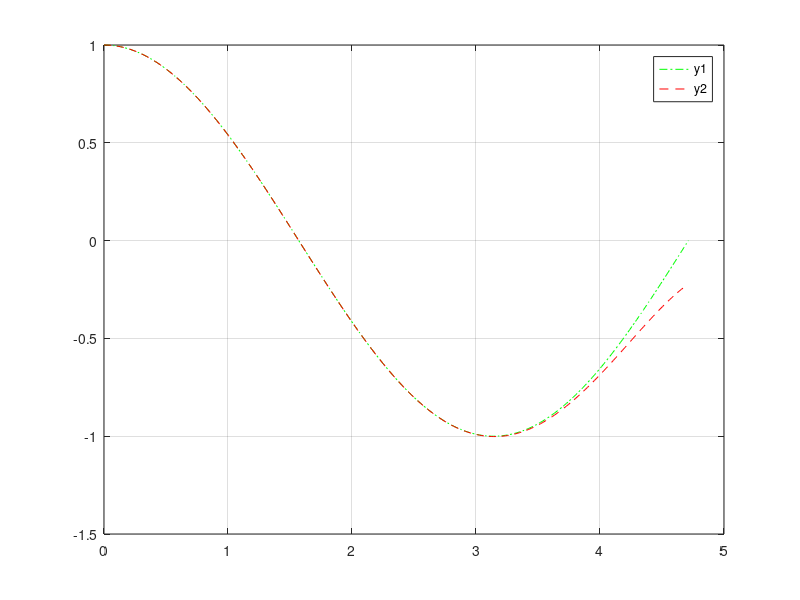

This chart was generated by the following MATLAB code:
clc, clear, clear all
x=linspace(0,(3*pi)/2,250)

y1=cos(x)
y2=1-(x.^2/factorial(2))+(x.^4/factorial(4))-(x.^6/factorial(6))+(x.^8/factorial(8))-(x.^10/factorial(10))

plot(x,y1,'-.g',x,y2,'--r'), grid
legend('y1','y2')
